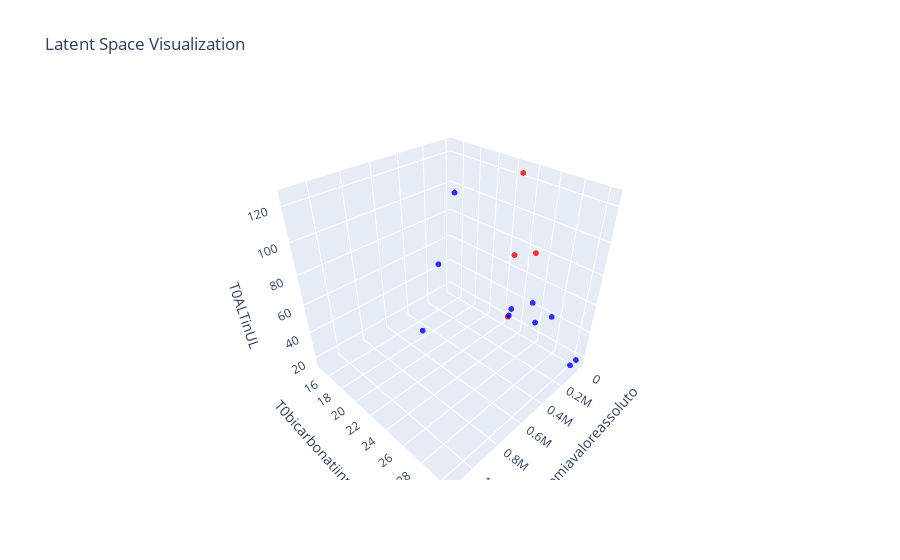

Notebook cell for this chart:
### Code cell
# Step 2: Create a 3D scatter plot using Plotly
features = predictive_artsnt_df[['Parassitemiavaloreassoluto', 'T0ALTinUL', 'T0bicarbonatiinmmoll']]

fig = go.Figure(data=[go.Scatter3d(
    x = features['Parassitemiavaloreassoluto'],
    z = features['T0ALTinUL'],
    y = features['T0bicarbonatiinmmoll'],
    mode='markers',
    marker=dict(
        size=2,
        color=colors,
        opacity=0.8
    )
)])

# Set the layout for the plot
fig.update_layout(
    scene=dict(
        xaxis=dict(title='Parassitemiavaloreassoluto'),
        yaxis=dict(title='T0bicarbonatiinmmoll'),
        zaxis=dict(title='T0ALTinUL')
    ),
    title='Latent Space Visualization'
)

# Display the plot
fig.show()

# Save the plot as an HTML file
fig.write_html('visualizationPADHraw.html')

### Figure 1 — Plotly figure (JSON) as saved in the notebook; plotly's stock layout.template omitted (floating-point values rounded to 4 significant figures)
{"data": [{"marker": {"color": ["blue", "red", "red", "red", "blue", "blue", "blue", "red", "blue", "blue", "blue", "blue", "blue", "blue", "blue", "blue", "red", "red", "blue", "blue", "blue", "blue", "blue", "red", "blue", "blue", "blue", "blue", "blue", "blue", "blue", "blue", "blue", "blue", "blue", "blue", "red", "blue", "blue", "blue", "blue", "blue", "blue", "blue", "blue", "blue", "blue", "blue", "blue", "blue", "blue", "blue", "blue", "blue", "blue"], "opacity": 0.8, "size": 2}, "mode": "markers", "type": "scatter3d", "x": [7, 572000, 602100, 110000, 67000, 115940, 3315, 150000, null, 1635, null, null, 134480, null, 120249, null, 50288, 228750, null, 4260, 2200, 476550, null, null, 45700, 575, 14370, 6800, 54, 120000, null, null, null, null, null, null, 640000, 11686, 351, 3000, 17765, 1125000, 4040, 167383, 1462, 5050, 6126, null, null, null, 279660, null, 159544, 118800, null], "y": [30.4, null, null, 23.9, 30.4, null, null, 26.3, 27, null, null, null, null, 30.4, null, 28, 23.4, 25, 27, null, 25.3, 17.7, null, 23.4, 16, 25.8, null, null, null, 14.8, null, null, null, null, 21, null, null, null, 22.8, null, 23.2, null, null, null, 27.4, null, null, null, null, 22.7, null, null, null, null, null], "z": [18, 80, 37, 78, 18, 94, 24, 88, 20, 117, 40, null, 83, 18, 25, 31, 125, 43, 70, null, 43, 16, 45, 180, 98, 29, 32, 36, 123, 44, 20, 67, 42, 66, 45, 150, 96, 26, 23, 65, 31, 45, 24, 202, 40, 22, 20, 16, 31, 27, 55, 17, 74, null, 40]}], "layout": {"scene": {"xaxis": {"title": {"text": "Parassitemiavaloreassoluto"}}, "yaxis": {"title": {"text": "T0bicarbonatiinmmoll"}}, "zaxis": {"title": {"text": "T0ALTinUL"}}}, "title": {"text": "Latent Space Visualization"}}}
